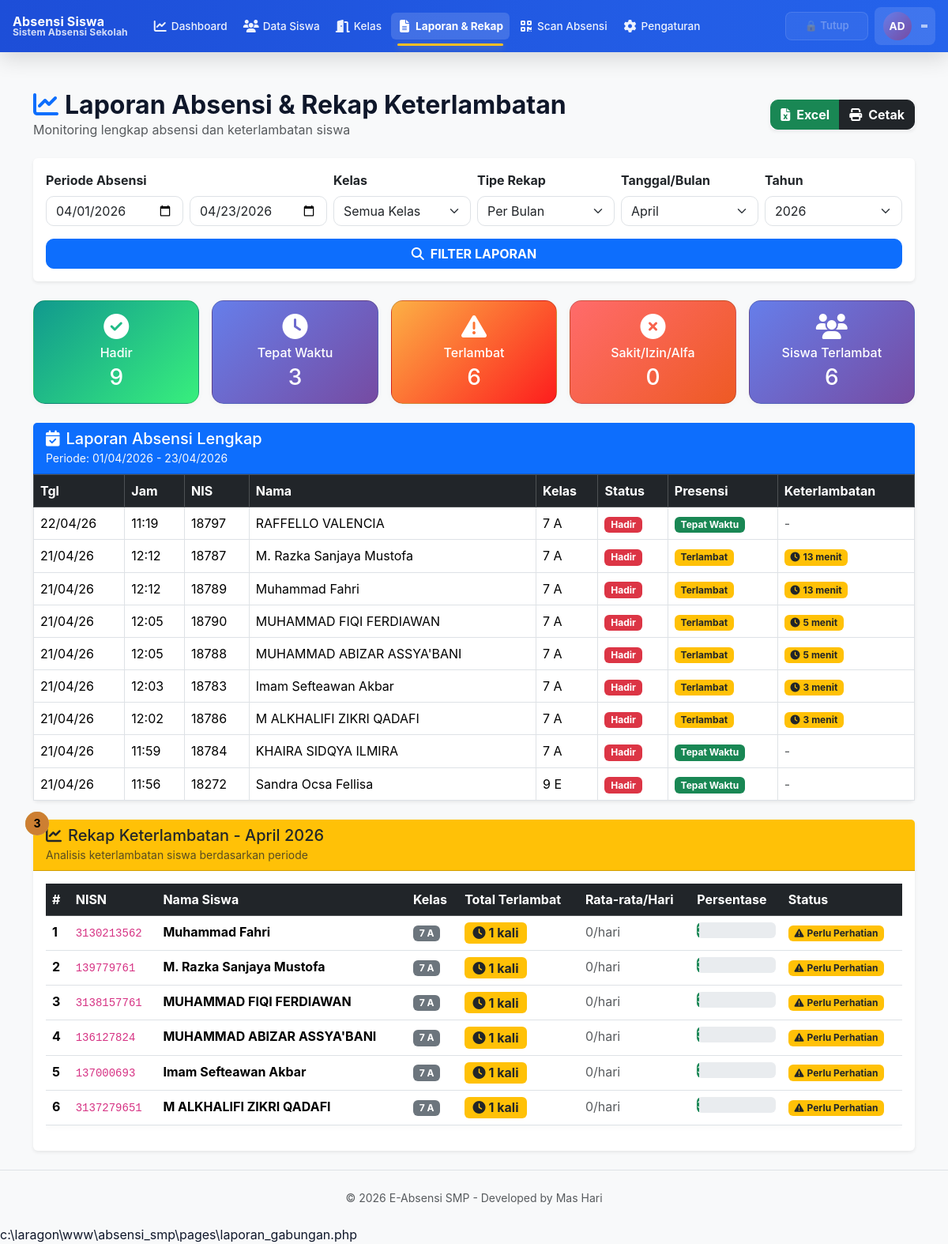
Page /pages/laporan_gabungan.php (signed in) on the committed database.
### tables this page shows
CREATE TABLE `absensi` (
  `id_absen` int NOT NULL AUTO_INCREMENT,
  `id_siswa` int NOT NULL,
  `id_tahun_ajaran` int DEFAULT NULL,
  `status` varchar(20) DEFAULT 'Hadir',
  `waktu` time DEFAULT NULL,
  `tanggal` date NOT NULL,
  `jam` time DEFAULT '00:00:00',
  `id_status` int DEFAULT '1',
  `scan_source` varchar(20) DEFAULT 'manual',
  `status_presensi` enum('tepat_waktu','terlambat','ditolak') NOT NULL DEFAULT 'tepat_waktu' COMMENT 'Status kehadiran siswa',
  `keterlambatan_menit` int DEFAULT '0' COMMENT 'Jumlah menit keterlambatan',
  `waktu_absen` timestamp NOT NULL DEFAULT CURRENT_TIMESTAMP COMMENT 'Waktu absensi tercatat',
  PRIMARY KEY (`id_absen`),
  KEY `idx_tanggal` (`tanggal`),
  KEY `idx_status` (`status`),
  KEY `idx_absensi_siswa_tanggal` (`id_siswa`,`tanggal`),
  KEY `idx_absensi_tanggal_status` (`tanggal`,`status`),
  KEY `fk_absensi_status` (`id_status`),
  KEY `idx_absensi_tahun` (`id_tahun_ajaran`),
  KEY `idx_absensi_siswa_tanggal_tahun` (`id_siswa`,`tanggal`,`id_tahun_ajaran`),
  CONSTRAINT `fk_absensi_status` FOREIGN KEY (`id_status`) REFERENCES `status_absen` (`id_status`) ON DELETE SET NULL ON UPDATE CASCADE,
  CONSTRAINT `fk_ke_siswa` FOREIGN KEY (`id_siswa`) REFERENCES `siswa` (`id_siswa`) ON DELETE CASCADE
);

CREATE TABLE `siswa` (
  `id_siswa` int NOT NULL AUTO_INCREMENT,
  `student_uuid` char(36) DEFAULT NULL,
  `nis` varchar(20) NOT NULL,
  `nisn` varchar(20) NOT NULL,
  `nama_lengkap` varchar(100) NOT NULL,
  `jk` enum('L','P') DEFAULT NULL,
  `jenis_kelamin` varchar(20) DEFAULT NULL,
  `id_kelas` int DEFAULT NULL,
  `status_siswa` enum('aktif','lulus','pindah','nonaktif','hapus') NOT NULL DEFAULT 'aktif',
  `foto` varchar(255) DEFAULT 'default.jpg',
  PRIMARY KEY (`id_siswa`),
  UNIQUE KEY `nisn` (`nisn`),
  UNIQUE KEY `uk_siswa_nis` (`nis`),
  UNIQUE KEY `uk_siswa_student_uuid` (`student_uuid`),
  KEY `idx_siswa_id_kelas` (`id_kelas`),
  CONSTRAINT `fk_siswa_kelas` FOREIGN KEY (`id_kelas`) REFERENCES `kelas` (`id_kelas`) ON DELETE SET NULL ON UPDATE CASCADE
);

CREATE TABLE `kelas` (
  `id_kelas` int NOT NULL AUTO_INCREMENT,
  `nama_kelas` varchar(50) NOT NULL,
  PRIMARY KEY (`id_kelas`),
  UNIQUE KEY `uk_kelas_nama` (`nama_kelas`)
);

CREATE TABLE `status_absen` (
  `id_status` int NOT NULL AUTO_INCREMENT,
  `nama_status` varchar(50) NOT NULL,
  PRIMARY KEY (`id_status`),
  UNIQUE KEY `uk_status_absen_nama` (`nama_status`)
);

### pages/laporan_gabungan.php (the view, shortened to what the rows shown need)
<?php
require_once __DIR__ . '/../includes/attendance_logic.php';
require_once __DIR__ . '/../includes/SecurityHelper.php';
require_once __DIR__ . '/../includes/DatabaseHelper.php';
$attendanceLogic = new AttendanceLogic($conn);
$dbHelper = new DatabaseHelper($conn);
$tgl_mulai = SecurityHelper::sanitizeInput($_GET['tgl_mulai'] ?? date('Y-m-01'));
$tgl_selesai = SecurityHelper::sanitizeInput($_GET['tgl_selesai'] ?? date('Y-m-d'));
$filter_tanggal = SecurityHelper::sanitizeInput($_GET['tanggal'] ?? date('Y-m-d'));
$filter_bulan = SecurityHelper::sanitizeInput($_GET['bulan'] ?? date('m'));
$filter_tahun = SecurityHelper::sanitizeInput($_GET['tahun'] ?? date('Y'));
$filter_type = SecurityHelper::sanitizeInput($_GET['type'] ?? 'bulan');
$sql_absensi = "SELECT a.*, s.nis, s.nama_lengkap, k.nama_kelas, st.nama_status,
                       a.status_presensi, a.keterlambatan_menit, a.waktu_absen
                FROM absensi a
                JOIN siswa s ON a.id_siswa = s.id_siswa
                JOIN kelas k ON s.id_kelas = k.id_kelas
                JOIN status_absen st ON a.id_status = st.id_status
                WHERE a.tanggal BETWEEN ? AND ?";
$params = [$tgl_mulai, $tgl_selesai];
$types = 'ss';
$sql_absensi .= " ORDER BY a.tanggal DESC, a.waktu_absen DESC";
$data_absensi_result = $dbHelper->select($sql_absensi, $params, $types);
if ($filter_type === 'hari') {
    $rekap_data = $attendanceLogic->getRekapKeterlambatanHarian($filter_tanggal);
    $title_rekap = "Rekap Keterlambatan - " . date('d/m/Y', strtotime($filter_tanggal));
} elseif ($filter_type === 'bulan') {
    $rekap_data = $attendanceLogic->getRekapKeterlambatanBulanan($filter_bulan, $filter_tahun);
} else {
    $semester = $filter_bulan <= 6 ? 1 : 2;
    $rekap_data = $attendanceLogic->getRekapKeterlambatanSemester($semester, $filter_tahun);
    $title_rekap = "Rekap Keterlambatan - Semester $semester Tahun $filter_tahun";
}
usort($rekap_data, function($a, $b) {
    return $b['total_terlambat'] <=> $a['total_terlambat'];
});
?>
<!DOCTYPE html>
<html lang="id">
<head>
    <link href="../assets/vendor/bootstrap-5.3.8-dist/css/bootstrap.min.css" rel="stylesheet">
    <link href='../assets/css/site.css' rel='stylesheet'>
    <link href="https://cdnjs.cloudflare.com/ajax/libs/font-awesome/6.4.0/css/all.min.css" rel="stylesheet">
</head>
<body class="bg-light">
<div class="container py-4">
    <div class="d-flex justify-content-between align-items-center mb-4 no-print">
        <div>
            <h2 class="fw-bold mb-0"><i class="fas fa-chart-line me-2 text-primary"></i>Laporan Absensi & Rekap Keterlambatan</h2>
        </div>
    </div>
    <div class="card shadow-sm border-0 mb-4">
        <div class="card-body p-0">
            <div class="table-responsive">
                <table class="table table-bordered mb-0">
                    <thead class="table-dark">
                        <tr>
                            <th>Tgl</th><th>Jam</th><th>NIS</th><th>Nama</th><th>Kelas</th><th>Status</th><th>Presensi</th><th>Keterlambatan</th>
                        </tr>
                    </thead>
                    <tbody>
                        <?php
                        if (empty($data_absensi_result)):
                        ?>
                        <tr>
                            <td colspan="8" class="text-center py-4 text-muted">Tidak ada data absensi</td>
                        </tr>
                        <?php else:
                            foreach($data_absensi_result as $r):
                        ?>
                        <tr>
                            <td><?= date('d/m/y', strtotime($r['tanggal'])) ?></td>
                            <td><?= date('H:i', strtotime($r['waktu_absen'] ?? $r['jam'])) ?></td>
                            <td><?= SecurityHelper::escapeHTML($r['nis']) ?></td>
                            <td><?= SecurityHelper::escapeHTML($r['nama_lengkap']) ?></td>
                            <td><?= SecurityHelper::escapeHTML($r['nama_kelas']) ?></td>
                            <td><span class="badge bg-<?= $r['nama_status']=='HADIR'?'success':'danger' ?>"><?= SecurityHelper::escapeHTML($r['nama_status']) ?></span></td>
                            <td>
                                <?php if ($r['status_presensi'] === 'tepat_waktu'): ?>
                                    <span class="badge bg-success">Tepat Waktu</span>
                                <?php elseif ($r['status_presensi'] === 'terlambat'): ?>
                                    <span class="badge bg-warning text-dark">Terlambat</span>
                                <?php else: ?>
                                    <span class="badge bg-secondary">-</span>
                                <?php endif; ?>
                            </td>
                            <td>
                                <?php if ($r['keterlambatan_menit'] > 0): ?>
                                    <span class="badge bg-warning text-dark">
                                        <i class="fas fa-clock me-1"></i><?= (int)$r['keterlambatan_menit'] ?> menit
                                    </span>
                                <?php else: ?>
                                    <span class="text-muted">-</span>
                                <?php endif; ?>
                            </td>
                        </tr>
                        <?php
                            endforeach;
                        endif;
                        ?>
                    </tbody>
                </table>
            </div>
        </div>
    </div>
    <div class="card shadow-sm border-0">
        <div class="card-body">
            <?php if (empty($rekap_data)): ?>
                <div class="text-center py-5">
                    <i class="fas fa-info-circle fa-3x text-muted mb-3"></i>
                    <h5 class="text-muted">Tidak ada data keterlambatan</h5>
                    <p class="text-muted">Belum ada siswa yang terlambat dalam periode ini.</p>
                </div>
            <?php else: ?>
                <div class="table-responsive">
                    <table class="table table-hover" id="rekap-table">
                        <thead class="table-dark">
                            <tr>
                                <th>#</th><th>NISN</th><th>Nama Siswa</th><th>Kelas</th><th>Total Terlambat</th><th>Rata-rata/Hari</th><th>Persentase</th><th>Status</th>
                            </tr>
                        </thead>
                    </table>
                </div>
            <?php endif; ?>
        </div>
    </div>
</div>
<?php include '../includes/footer.php'; ?>
</body>
</html></content>

### rows in the picture
absensi: tanggal "22/04/26", waktu_absen "11:19", id_siswa.nis "18797", id_siswa.nama_lengkap "RAFFELLO VALENCIA", kelas.nama_kelas "7 A", id_status.nama_status "Hadir", status_presensi "Tepat Waktu"
absensi: tanggal "21/04/26", waktu_absen "12:12", id_siswa.nis "18787", id_siswa.nama_lengkap "M. Razka Sanjaya Mustofa", kelas.nama_kelas "7 A", id_status.nama_status "Hadir", status_presensi "Terlambat", keterlambatan_menit "13"
absensi: tanggal "21/04/26", waktu_absen "12:12", id_siswa.nis "18789", id_siswa.nama_lengkap "Muhammad Fahri", kelas.nama_kelas "7 A", id_status.nama_status "Hadir", status_presensi "Terlambat", keterlambatan_menit "13"
absensi: tanggal "21/04/26", waktu_absen "12:05", id_siswa.nis "18790", id_siswa.nama_lengkap "MUHAMMAD FIQI FERDIAWAN", kelas.nama_kelas "7 A", id_status.nama_status "Hadir", status_presensi "Terlambat", keterlambatan_menit "5"
absensi: tanggal "21/04/26", waktu_absen "12:05", id_siswa.nis "18788", id_siswa.nama_lengkap "MUHAMMAD ABIZAR ASSYA'BANI", kelas.nama_kelas "7 A", id_status.nama_status "Hadir", status_presensi "Terlambat", keterlambatan_menit "5"
absensi: tanggal "21/04/26", waktu_absen "12:03", id_siswa.nis "18783", id_siswa.nama_lengkap "Imam Sefteawan Akbar", kelas.nama_kelas "7 A", id_status.nama_status "Hadir", status_presensi "Terlambat", keterlambatan_menit "3"
absensi: tanggal "21/04/26", waktu_absen "12:02", id_siswa.nis "18786", id_siswa.nama_lengkap "M ALKHALIFI ZIKRI QADAFI", kelas.nama_kelas "7 A", id_status.nama_status "Hadir", status_presensi "Terlambat", keterlambatan_menit "3"
absensi: tanggal "21/04/26", waktu_absen "11:59", id_siswa.nis "18784", id_siswa.nama_lengkap "KHAIRA SIDQYA ILMIRA", kelas.nama_kelas "7 A", id_status.nama_status "Hadir", status_presensi "Tepat Waktu"
absensi: tanggal "21/04/26", waktu_absen "11:56", id_siswa.nis "18272", id_siswa.nama_lengkap "Sandra Ocsa Fellisa", kelas.nama_kelas "9 E", id_status.nama_status "Hadir", status_presensi "Tepat Waktu"

### other values in the picture
$label "Dashboard"
$label "Data Siswa"
$label "Kelas"
$label "Laporan & Rekap"
$label "Scan Absensi"
$label "Pengaturan"
$scanStatus['text'] "🔒 Tutup"
$initials "AD"
$stats_absensi['hadir'] "9"
$stats_absensi['tepat_waktu'] "3"
$stats_absensi['terlambat'] "6"
$total_siswa_terlambat "6"
date('d/m/Y', strtotime($tgl_mulai)) "01/04/2026"
date('d/m/Y', strtotime($tgl_selesai)) "23/04/2026"
$title_rekap "Rekap Keterlambatan - April 2026"
